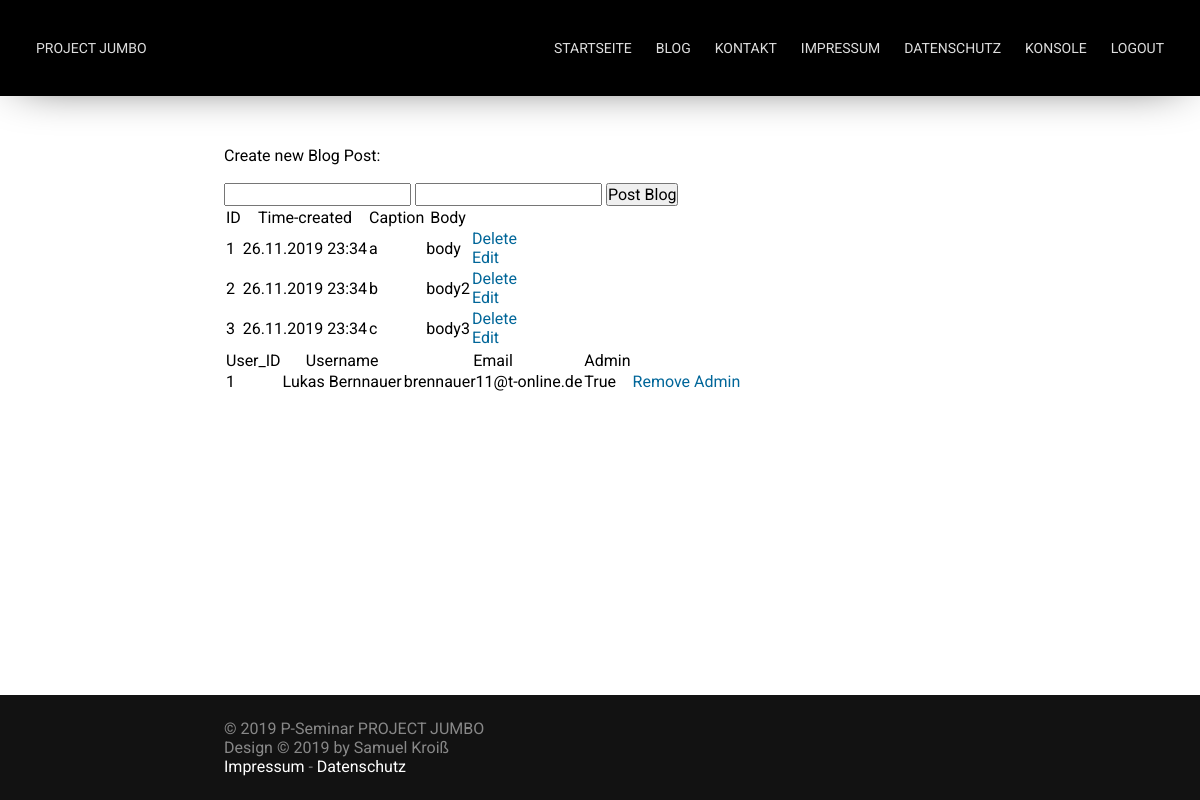
The page /admin (signed in) on the database its author committed.
### blog-old.py (models this page shows, shortened)
class Blog_Post(db.Model):
    id = db.Column(db.Integer, primary_key=True)
    caption = db.Column(db.String, nullable=False)
    body = db.Column(db.String, nullable=False)
    time_created = db.Column(db.DateTime, default=datetime.now() )

class User(db.Model):
    user_id = db.Column(db.Integer, primary_key=True)
    username = db.Column(db.String(64), nullable=False, unique=True)
    password_hash = db.Column(db.String(120))
    email = db.Column(db.String, nullable=False, unique=True)
    admin_acc = db.Column(db.Boolean, default=False, nullable=False)
    is_active = True
    is_authenticated = True

### blog-old.py (the view)
@app.route("/admin", methods=['POST', 'GET'])
@login_required
def admin():
    if current_user.admin_acc == True:
        if request.method == 'POST':
            try:
                db.session.add(Blog_Post(caption=request.form['caption'], body=request.form['body']))
                db.session.commit()
                return redirect(url_for('admin'))
            except Exception as e:
                return render_template("error.html", title="Error", error=e)
        else:
            posts = Blog_Post.query.order_by(Blog_Post.time_created).all()
            users = User.query.order_by(User.user_id).all()
            return render_template("admin.html", title="Admin", posts=posts, users=users)
    else:
        return render_template("error.html", title="Error", error="You're not allowed to use that page!")

### blog-old.py (called while the page is built)
@login.user_loader
def load_user(user_id):
    return User.query.get(user_id)

@app.context_processor
def inject_login_status():
    return dict(login_status=current_user.is_authenticated)

### templates/admin.html (shortened to what this page needs)
{% extends 'base.html' %}
{% block content %}
    <p>Create new Blog Post:</p>
    <form action="/admin" method="POST">
        <input type="text" name="caption">
        <input type="text" name="body">
        <input type="submit" value="Post Blog">
    </form>
    {% if posts|length < 1 %}
        <p>There are no Blogposts available!</p>
    {% else %}
        <table>
            <tr>
                <th>ID</th>
                <th>Time-created</th>
                <th>Caption</th>
                <th>Body</th>
            </tr>
            {% for post in posts %}
                <tr>
                    <td>{{ post.id }}</td>
                    <td>{{ post.time_created.__format__("%d.%m.%Y %H:%M") }}</tds>
                    <td>{{ post.caption }}</td>
                    <td>{{ post.body }}</td>
                    <td>
                        <a href="{{ url_for( 'delete', id=post.id ) }}">Delete</a>
                        <br>
                        <a href="{{ url_for( 'edit', id=post.id ) }}">Edit</a>
                    </td>
                </tr>
            {% endfor %}
        </table>
    {% endif %}
    {% if users|length < 1 %}
        <p>There are no Users available!</p>
    {% else %}
        <table>
            <tr>
                <th>User_ID</th>
                <th>Username</th>
                <th>Email</th>
                <th>Admin</th>
            </tr>
            {% for user in users %}
                <tr>
                    <td>{{ user.user_id }}</td>
                    <td>{{ user.username }}</tds>
                    <td>{{ user.email }}</td>
                    <td>{{ user.admin_acc }}</td>
                    <td>
                        <a href="{{ url_for( 'manage_admin', user_id=user.user_id ) }}">
                            {% if user.admin_acc==true %}
                                Remove Admin
                            {% else %}
                                Make Admin
                            {% endif %}
                        </a>
                    </td>
                </tr>
            {% endfor %}
        </table>
    {% endif %}
{% endblock %}

### static/css/main.css (style rules this page uses)
* { margin: 0; padding: 0; font-family: 'Roboto', sans-serif; font-size: 16px; font-weight: 400; text-decoration: none; }
body { width: 100%; height: 100%; overflow-x: hidden; overflow-y: scroll; scroll-behavior: smooth; }
#content p, #content img, #content span, #content article { padding-bottom: 18px; display: block; }
#content a, b { display: inline; padding: 0; }
#content a { color: #006699; }

### static/css/nav.css (style rules this page uses)
:root { --link-color: #DEDEDE; }

### rows shown on the page
Blog_Post: id "1", time_created.__format__ "26.11.2019 23:34", caption "a", body "body"
Blog_Post: id "2", time_created.__format__ "26.11.2019 23:34", caption "b", body "body2"
Blog_Post: id "3", time_created.__format__ "26.11.2019 23:34", caption "c", body "body3"
User: user_id "1", username "Lukas Bernnauer", email "brennauer11@t-online.de", admin_acc "True", shows "Remove Admin"
